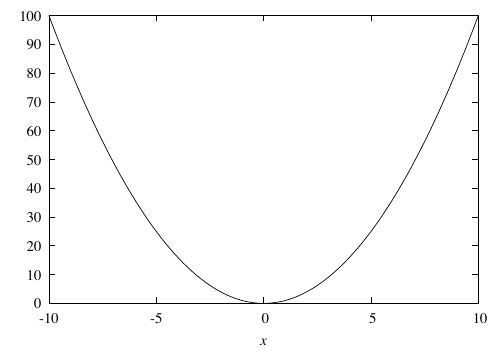

Write gnuplot code to recreate this figure.
set terminal pdfcairo enhanced monochrome font "Times,16" size 5,3.5
set output "figure.pdf"
set xlabel "{/:Italic x}"
set xrange [-10:10]
plot x**2 notitle with line
set output
set terminal pop
